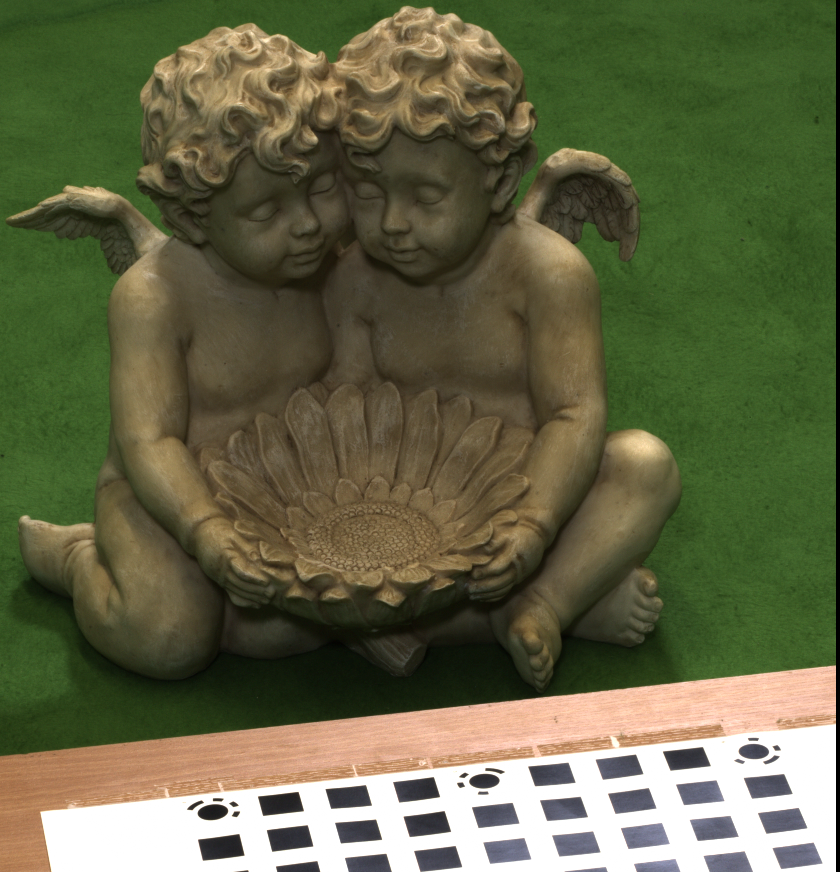
#> input picture data/Statue1.bmp, 840 x 872 px
$ python 123_dev.py
#> lines starting #> are read from the running program, lines starting #| are printed output that depends on the picture; after the words box and inside, x2 and y2 are one past the last pixel; in counts of white or black regions, pixels touching at a corner belong together
import cv2
import numpy as np
import matplotlib.pyplot as plt


# =Interest points detection & feature description by SIFT=
def detect_and_describe(img, img_name="Image"):
    sift = cv2.SIFT_create()
    keypoints, descriptors = sift.detectAndCompute(img, None)
    # [5 lines of commented-out code are left out]

    return keypoints, descriptors

# =Feature matching by SIFT features=
def match_features(img1, img2, descriptors1, descriptors2, keypoints1, keypoints2, output_name="matching", ratio=0.75):
    matches = []

    for i, desc1 in enumerate(descriptors1):
        distances = np.linalg.norm(descriptors2 - desc1, axis=1)
        sorted_indices = np.argsort(distances)

        if distances[sorted_indices[0]] < ratio * distances[sorted_indices[1]]:
            matches.append((i, sorted_indices[0], distances[sorted_indices[0]]))

    matches = sorted(matches, key=lambda x: x[2])
    matches = [(i, j) for i, j, _ in matches]

    # [14 lines of commented-out code are left out]

    return matches
# ==

# =Compute Fundamental Matrix=
def normalize_points(points):
    # Compute the centroid and Shift the points
    centroid = np.mean(points, axis=0)
    shifted_points = points - centroid

    # Compute the average distance
    avg_dist = np.mean(np.linalg.norm(shifted_points, axis=1))

    # Scale the points
    scale = np.sqrt(2) / avg_dist
    normalized_points = shifted_points * scale

    # Construct the normalization matrix
    T = np.array([[scale, 0, -scale * centroid[0]],
                  [0, scale, -scale * centroid[1]],
                  [0, 0, 1]])

    return normalized_points, T


def compute_fundamental(pts1, pts2):
    """Compute the fundamental matrix using the normalized 8-point algorithm."""
    # # Step 1: Normalize points
    pts1_norm, T1 = normalize_points(pts1)
    pts2_norm, T2 = normalize_points(pts2)

    # =Construct A matrix=
    A = []
    for (x1, y1), (x2, y2) in zip(pts1_norm, pts2_norm):
        A.append([x2 * x1, x2 * y1, x2, y2 * x1, y2 * y1, y2, x1, y1, 1])

    # =Solve Af=0 =
    _, _, Vt = np.linalg.svd(A)
    F_norm = Vt[-1].reshape(3, 3)  # Last column of V gives the solution

    # Step 4: Enforce rank-2 constraint
    U, S, Vt = np.linalg.svd(F_norm)
    S[-1] = 0  # Set the smallest singular value to 0
    F_norm = U @ np.diag(S) @ Vt

    # Step 5: Denormalize the fundamental matrix
    F = T2.T @ F_norm @ T1
    return F
# ==

# =Use Ransac to optimize the Fundamental Matrix=
def find_fundamental_matrix(pts1, pts2, threshold=0.001, max_iters=10000):
    """Robustly estimate the fundamental matrix using RANSAC."""
    best_F = None
    best_inliers = None
    max_inliers = 0

    for _ in range(max_iters):
        # Step 1: Randomly sample 8 points
        sample_indices = np.random.choice(len(pts1), 8, replace=False)
        sampled_pts1 = pts1[sample_indices]
        sampled_pts2 = pts2[sample_indices]

        # Step 2: Compute the fundamental matrix from the sampled points
        F = compute_fundamental(sampled_pts1, sampled_pts2)

        # Step 3: Compute epipolar errors for all points
        n_points = pts1.shape[0]
        pts1_h = np.concat((pts1, np.ones((n_points, 1))), axis=1)
        pts2_h = np.concat((pts2, np.ones((n_points, 1))), axis=1)
        errors = np.abs(np.sum(pts2_h @ F * pts1_h, axis=1))

        # Filter out the inliers
        inliers = errors < threshold
        num_inliers = np.sum(inliers)

        # Update the best model if the number of inliers is greater
        if num_inliers > max_inliers:
            max_inliers = num_inliers
            best_F = F
            best_inliers = inliers

    if best_inliers is not None:
        best_F = compute_fundamental(pts1[best_inliers], pts2[best_inliers])

    return best_F, best_inliers
# ==

# =Draw epipolar lines=
def my_find_epilines(pts, from_img_idx, F):
    homo_pts = np.concat((pts, np.ones((pts.shape[0], 1))), axis=1)

    if from_img_idx == 1:
        lines = (F @ homo_pts.T).T
    elif from_img_idx == 2:
        lines = (F.T @ homo_pts.T).T
    else:
        raise ValueError("from_img_idx must be 1 or 2")

    # Normalize each line so that sqrt(a^2 + b^2) = 1
    lines /= np.sqrt(lines[:, 0]**2 + lines[:, 1]**2).reshape(-1, 1)

    return lines

def draw_epilines(img1, img2, pts1, pts2, F):
    """Draw epilines on both images."""
    # [23 lines of commented-out code are left out]
    lines1 = my_find_epilines(pts2, 2, F)
    img2_with_lines = img2.copy()
    img1_with_lines = img1.copy()
    w = img1.shape[1]
    for r, pt1, pt2 in zip(lines1, pts1, pts2):
        color = tuple(np.random.randint(0, 255, 3).tolist()) # RGB color
        x0, y0 = map(int, [0, -r[2] / r[1]])
        x1, y1 = map(int, [w, -(r[2] + r[0] * w) / r[1]])
        img1_with_lines = cv2.line(img1_with_lines, (x0, y0), (x1, y1), color, 1)
        # img1_with_lines = cv2.circle(img1_with_lines, tuple(map(int, pt1)), 5, color, -1)
        img2_with_lines = cv2.circle(img2_with_lines, tuple(map(int, pt2)), 5, color, -1)

    return img1_with_lines, img2_with_lines

def step_123(img1_name, img2_name):
    # Load the images
#> called with img1_name = './data/Statue1.bmp', img2_name = './data/Statue2.bmp'
    img1 = cv2.imread('./data/Statue1.bmp')  # Replace with your actual image paths
#> img1 is the input picture: shape (872, 840, 3); mean B, G, R 69.6, 101, 98.5
    img2 = cv2.imread('./data/Statue2.bmp')
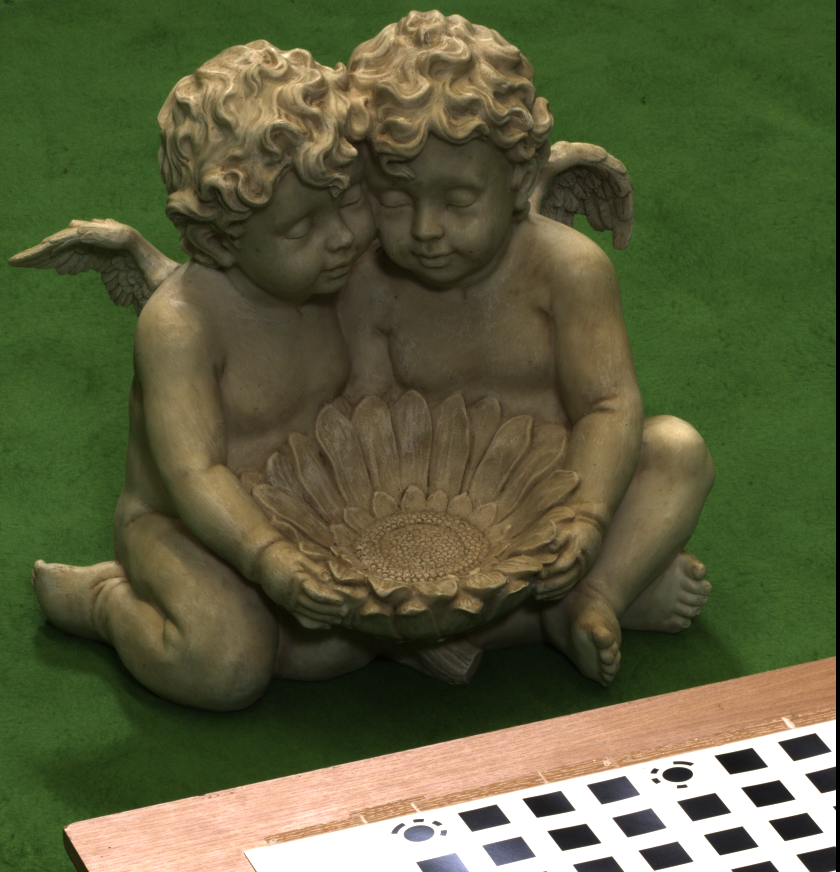
#> input picture data/Statue2.bmp, 840 x 872 px
#> img2 is the input picture: shape (872, 840, 3); mean B, G, R 60.9, 94.1, 90.7

    # [29 lines of commented-out code are left out]
    keypoints1, descriptors1 = detect_and_describe(img1)
#> in detect_and_describe, `keypoints, descriptors = sift.detectAndCompute(img, None)`: keypoints = 1380 keypoints; strongest (x, y, size): (236, 814, 3.8), (234, 804, 3.7), (213, 812, 12.7), (461, 785, 3.7)
#> keypoints1 has the same summary as keypoints in detect_and_describe
    keypoints2, descriptors2 = detect_and_describe(img2)
#> in detect_and_describe (call 2), `keypoints, descriptors = sift.detectAndCompute(img, None)`: keypoints = 1351 keypoints; strongest (x, y, size): (654, 771, 3.7), (768, 794, 18.1), (795, 827, 18.5), (794, 827, 18.4)
#> keypoints2 has the same summary as keypoints in detect_and_describe

    matches = match_features(img1, img2, descriptors1, descriptors2, keypoints1, keypoints2)
#> after the loop in match_features, `for i, desc1 in enumerate(descriptors1):`: matches = 490 items, first 6: (8, 4, 157.8), (9, 7, 95.85), (10, 8, 101.8), (13, 9, 103.8), (17, 17, 178.3), (20, 21, 66.66)
#> in match_features, `matches = sorted(matches, key=lambda x: x[2])`: matches = 490 items, first 6: (274, 1231, 26.46), (275, 1230, 35.06), (254, 362, 39.97), (267, 365, 54.64), (1204, 1168, 57.19), (875, 932, 60.22)
#> in match_features, `matches = [(i, j) for i, j, _ in matches]`: matches = 490 pairs, first value 8 to 1372, second value 4 to 1340

    # Extract point coordinates from good matches
    pts1 = np.float32([keypoints1[m[0]].pt for m in matches]).reshape(-1, 2)
#> pts1 = 490 pairs, first value 21.15 to 832.9, second value 9.82 to 868.2
    pts2 = np.float32([keypoints2[m[1]].pt for m in matches]).reshape(-1, 2)
#> pts2 = 490 pairs, first value 37.94 to 832.7, second value 13.54 to 864.3

    # Step 2: Estimate the fundamental matrix
    # F, mask = cv2.findFundamentalMat(pts1, pts2, method=cv2.FM_8POINT)
    F, inliers = find_fundamental_matrix(pts1, pts2)
#> the loop in find_fundamental_matrix, `for _ in range(max_iters):` made 10000 passes
#> (sample_indices, T1 in compute_fundamental, T2 in compute_fundamental, num_inliers, max_inliers) on passes 1 to 3: ([238, 179, 437, 325, 15, 76, 353, 422], [[0.00569, 0, -1.8], [0, 0.00569, -1.52], [0, 0, 1]], [[0.0057, 0, -2.16], [0, 0.0057, -1.58], [0, 0, 1]], 3, 3), ([325, 247, 168, 204, 257, 283, 273, 14], [[0.00671, 0, -2.53], [0, 0.00671, -1.46], [0, 0, 1]], [[0.0068, 0, -2.8], [0, 0.0068, -1.53], [0, 0, 1]], 27, 27), ([6, 418, 112, 428, 141, 199, 174, 305], [[0.00579, 0, -2.21], [0, 0.00579, -1.67], [0, 0, 1]], [[0.00583, 0, -2.4], [0, 0.00583, -1.73], [0, 0, 1]], 60, 60)
#> (sample_indices, T1 in compute_fundamental, T2 in compute_fundamental, num_inliers) on passes 5 to 7: ([440, 96, 424, 479, 109, 219, 338, 348], [[0.00426, 0, -1.62], [0, 0.00426, -1.5], [0, 0, 1]], [[0.00451, 0, -1.88], [0, 0.00451, -1.59], [0, 0, 1]], 14), ([453, 179, 424, 152, 216, 459, 110, 427], [[0.00588, 0, -2.37], [0, 0.00588, -1.87], [0, 0, 1]], [[0.00574, 0, -2.64], [0, 0.00574, -1.85], [0, 0, 1]], 111), ([338, 322, 247, 144, 209, 149, 117, 206], [[0.00756, 0, -2.26], [0, 0.00756, -1.65], [0, 0, 1]], [[0.0074, 0, -2.46], [0, 0.0074, -1.72], [0, 0, 1]], 12)

    # # Filter inliers based on the mask
    # inliers_pts1 = pts1[mask.ravel() == 1]
    # inliers_pts2 = pts2[mask.ravel() == 1]

    # Draw epipolar lines
    img1_lines, img2_lines = draw_epilines(img1, img2, pts1[inliers], pts2[inliers], F)
#> the loop in draw_epilines, `for r, pt1, pt2 in zip(lines1, pts1, pts2):` made 315 passes
#> (r, pt1, pt2) on passes 1 to 3: ([0.0506, -0.999, 540.9], [229.3, 553.2], [300.4, 576]), ([0.0503, -0.999, 529.8], [233, 542.4], [302, 564.6]), ([0.0377, -0.999, 130.7], [591.1, 153.1], [586.9, 144.1])
#> pass 1, in draw_epilines, `img1_with_lines = cv2.line(img1_with_lines, (x0, y0), (x1, y1), color,..`:
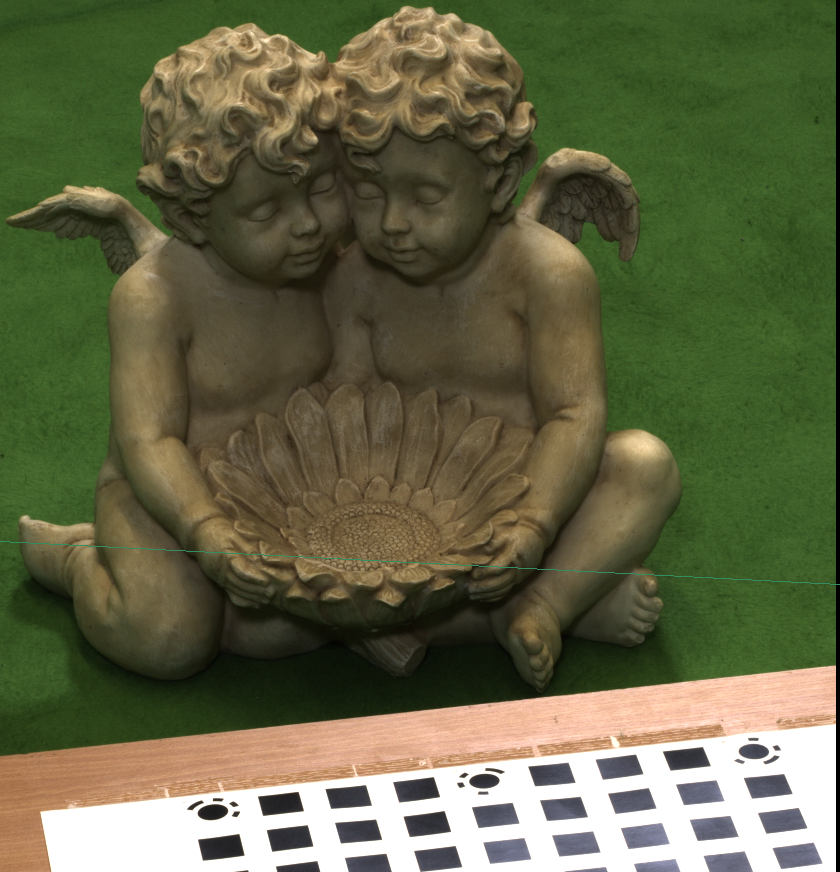
#> img1_with_lines: shape (872, 840, 3); 0.11% of pixels changed, all inside (x1, y1, x2, y2) = (0, 541, 840, 585)
#> pass 2, in draw_epilines, `img1_with_lines = cv2.line(img1_with_lines, (x0, y0), (x1, y1), color,..`:
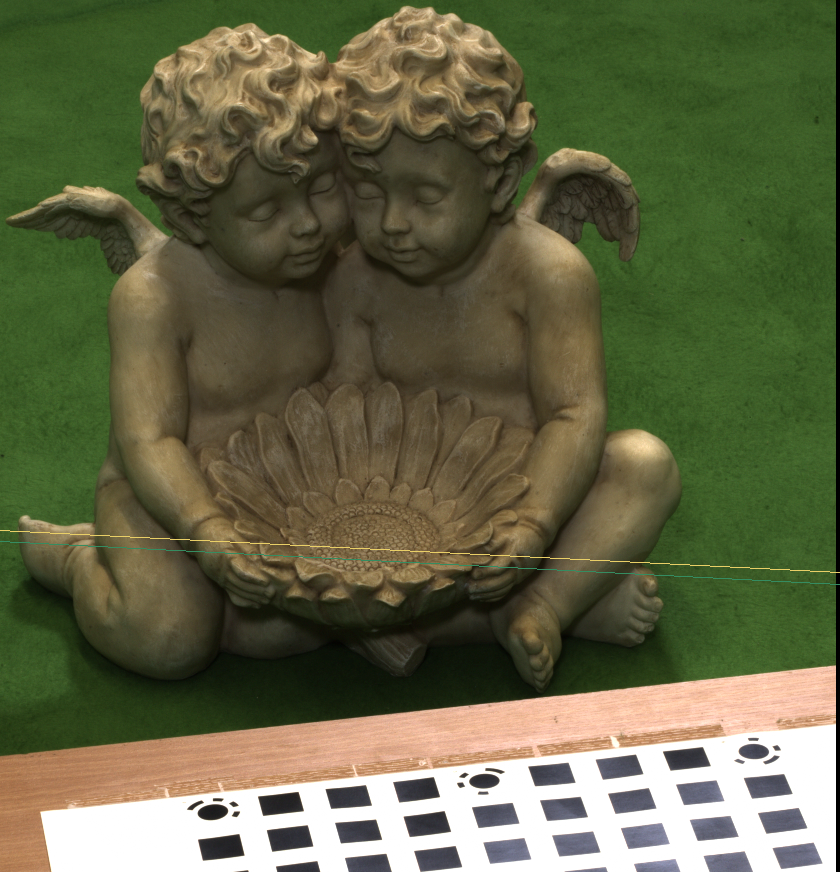
#> img1_with_lines: shape (872, 840, 3); 0.11% of pixels changed, all inside (x1, y1, x2, y2) = (0, 530, 840, 573)
#> after the loop in draw_epilines, `for r, pt1, pt2 in zip(lines1, pts1, pts2):`:
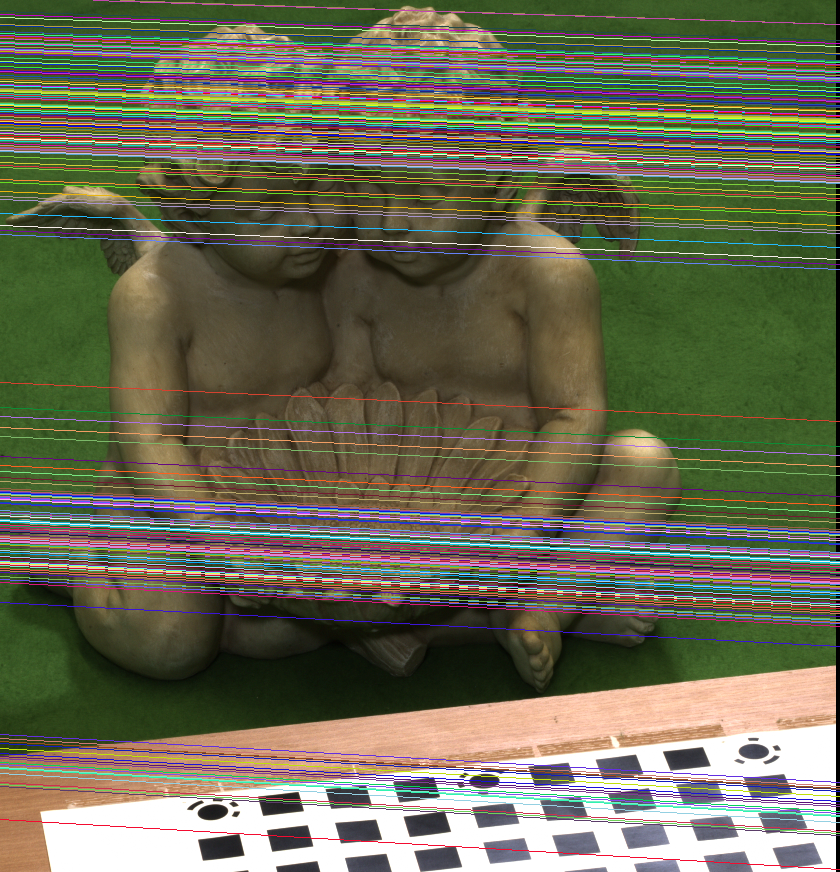
#> img1_with_lines: shape (872, 840, 3); mean B, G, R 84, 106.1, 106.9
#> after the loop in draw_epilines, `for r, pt1, pt2 in zip(lines1, pts1, pts2):`:
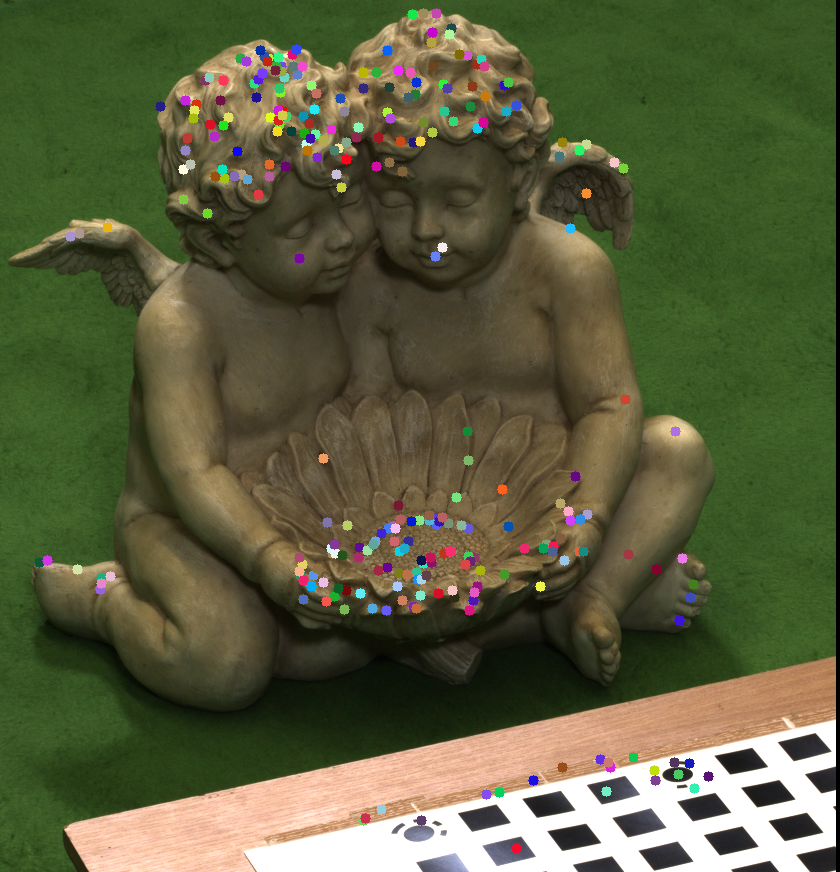
#> img2_with_lines: shape (872, 840, 3); mean B, G, R 62.3, 94.3, 90.8

    # Display the results
    plt.figure(figsize=(10, 5))
    plt.subplot(1, 2, 1)
    plt.imshow(img1_lines)
    plt.title("Epilines on Image 1")
    plt.subplot(1, 2, 2)
    plt.imshow(img2_lines)
    plt.title("Epilines on Image 2")
    plt.tight_layout()
    plt.show()
#> figure, not shown here; B, G, R data is drawn as R, G, B

if __name__ == '__main__':
    img1_name = './data/Statue1.bmp'
    img2_name = './data/Statue2.bmp'
    step_123(img1_name, img2_name)
